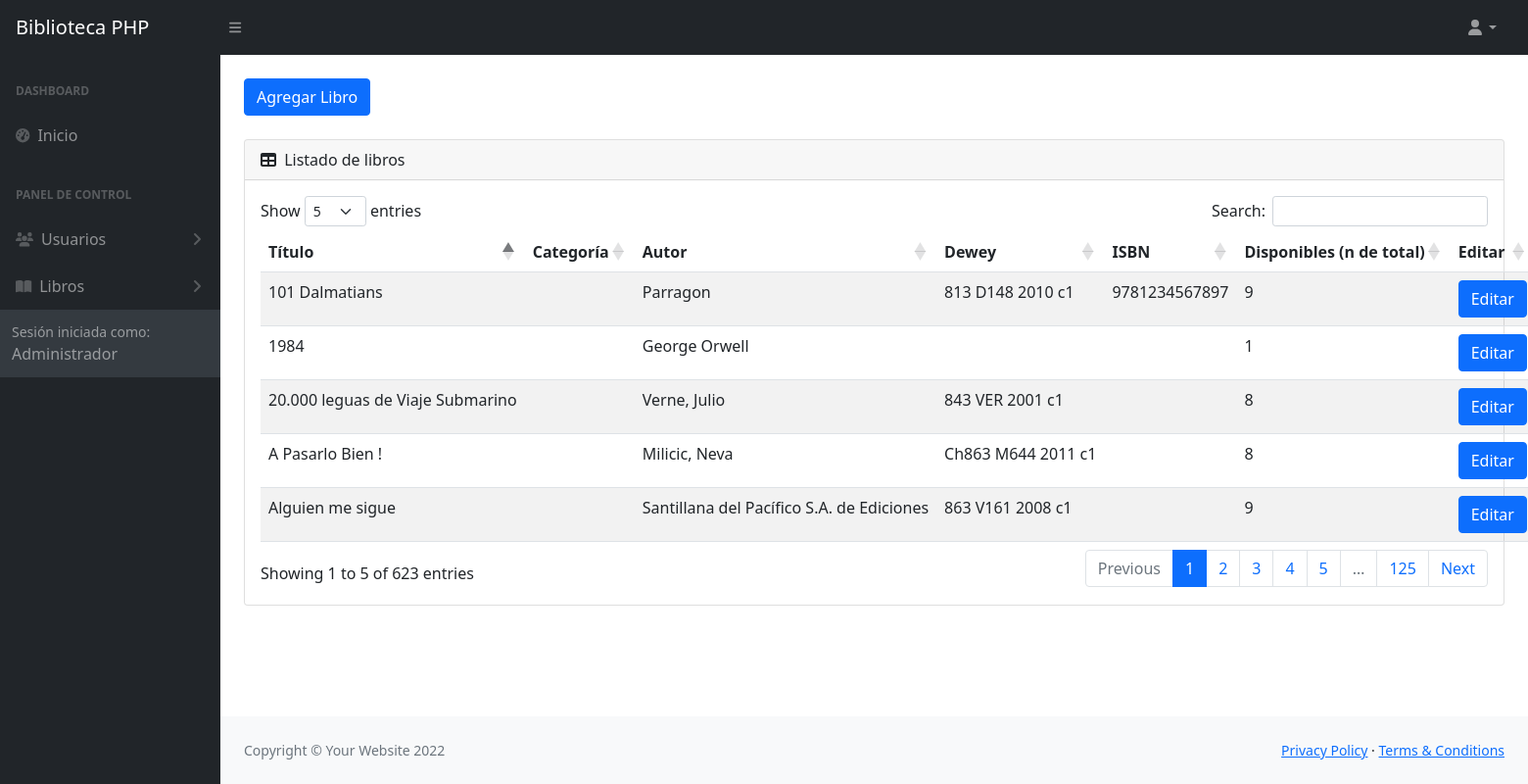
The page /biblioteca-src/admin/listar_libros.php on the database its author committed.
### tables this page shows
CREATE TABLE `libro` (
  `id_libro` int NOT NULL,
  `titulo_libro` varchar(100) DEFAULT NULL,
  `autor_libro` varchar(45) DEFAULT NULL,
  `estado` varchar(10) DEFAULT NULL,
  `isbn` varchar(45) DEFAULT NULL,
  `dewey` varchar(45) DEFAULT NULL,
  `foto_portada` varchar(45) DEFAULT NULL,
  `stock` int DEFAULT NULL
);

### biblioteca-src/includes/functions.php (called while the page is built, shortened)
<?php
function listar_libros(){
    include 'db.php';
    $sql_query = "SELECT titulo_libro, autor_libro, dewey, isbn, stock, id_libro, foto_portada FROM libro;";
    $stmt = $conn->prepare($sql_query);
    $stmt->execute();
    $result = $stmt->get_result();
    $row = $result->fetch_all();
    return $row;
}

### biblioteca-src/admin/listar_libros.php (the view, shortened to what this page needs)
<?php include('partes/head.php') ?>
<body class="sb-nav-fixed">
    <?php include('partes/nav.php') ?>
    <?php include('partes/sidebar.php') ?>
    <div id="layoutSidenav_content">
        <main>
            <div class="container-fluid px-4">
                <div>
                    <a type="button" href="agregar_libro.php" class="btn btn-primary mt-4">Agregar Libro</a>
                </div>
                <div class="card mt-4">
                    <div class="card-header">
                        <i class="fas fa-table me-1"></i>
                        Listado de libros
                    </div>
                    <div class="card-body">
                        <table id="datatablesSimple" class="table table-striped display responsive nowrap" style="width:100%">
                            <thead>
                                <tr>
                                    <th>Título</th>
                                    <th>Categoría</th>
                                    <th>Autor</th>
                                    <th>Dewey</th>
                                    <th>ISBN</th>
                                    <th>Disponibles (n de total)</th>
                                    <th>Editar</th>
                                </tr>
                            </thead>
                            <tbody>
                                <?php
                                include '../includes/functions.php';
                                $libros = listar_libros();
                                foreach ($libros as $libro) {
                                    echo '
                                    <tr>
                                        <td>'.$libro[0].'</td>
                                        <td></td>
                                        <td>'.$libro[1].'</td>
                                        <td>'.$libro[2].'</td>
                                        <td>'.$libro[3].'</td>
                                        <td>'.$libro[4].'</td>
                                        <td>
                                            <a type="button" class="btn btn-primary" href="actualizar_libro.php?id_libro='.$libro[5].'">
                                                Editar
                                            </a>
                                        </td>
                                    </tr>';
                                } ?>
                                </tbody>
                            </table>
                        </div>
                    </div>
            </main>
            <footer class=" py-4 bg-light mt-auto">
                <div class="container-fluid px-4">
                    <div class="d-flex align-items-center justify-content-between small">
                        <div class="text-muted">Copyright &copy; Your Website 2022</div>
                        <div>
                            <a href="#">Privacy Policy</a>
                            &middot;
                            <a href="#">Terms &amp; Conditions</a>
                        </div>
                    </div>
                </div>
                </footer>
        </div>
    </div>
</body>
</html>

### rows shown on the page
libro: titulo_libro "A Pasarlo Bien !", autor_libro "Milicic, Neva", dewey "Ch863 M644 2011 c1", stock "8"
libro: titulo_libro "Alguien me sigue", autor_libro "Santillana del Pacífico S.A. de Ediciones", dewey "863 V161 2008 c1", stock "9"
libro: titulo_libro "101 Dalmatians", autor_libro "Parragon", dewey "813 D148 2010 c1", isbn "9781234567897", stock "9"
libro: titulo_libro "20.000 leguas de Viaje Submarino", autor_libro "Verne, Julio", dewey "843 VER 2001 c1", stock "8"
libro: titulo_libro "1984", autor_libro "George Orwell", stock "1"
